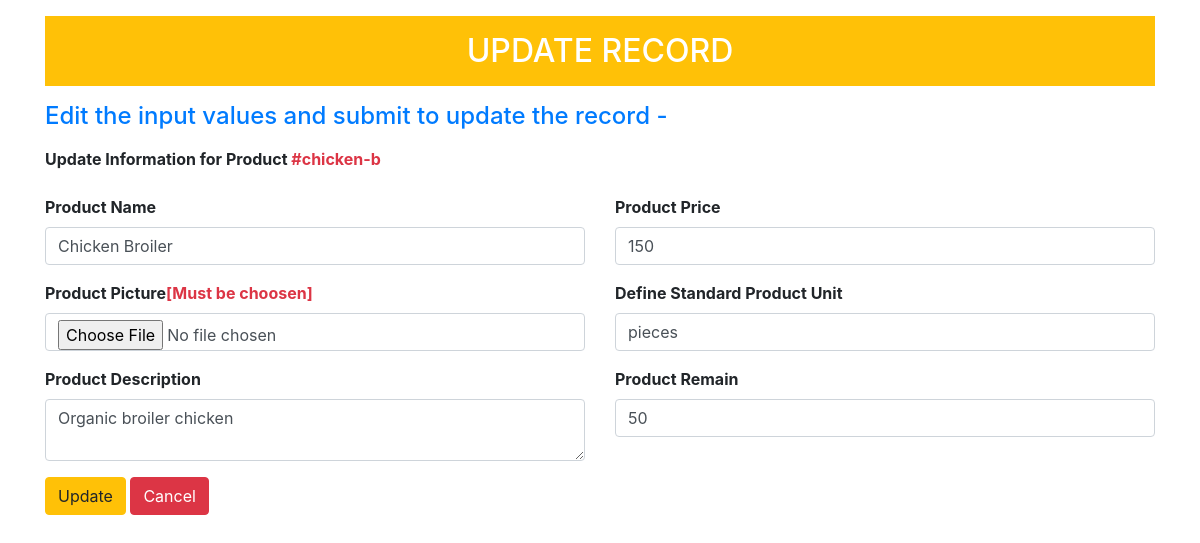
Screenshot of /admin/update.php?id=chicken-b with the database file from the repository.
### tables this page shows
CREATE TABLE `products` (
  `id` char(10) NOT NULL,
  `image` varchar(100) DEFAULT NULL,
  `name` varchar(30) DEFAULT NULL,
  `description` text DEFAULT NULL,
  `price` float DEFAULT NULL,
  `unit` char(10) DEFAULT NULL,
  `remain` float DEFAULT NULL
);

### admin/update.php (the view, shortened to what this page needs)
<?php
require_once "config.php";
$image = $name = $description = $price = $unit = $remain = "";
$image_err = $name_err = $description_err = $price_err = $unit_err = $remain_err = "";
$id =  trim($_GET["id"]);
$sql = "SELECT * FROM products WHERE id = '$id'";
$result = mysqli_query($link, $sql);
while($row = mysqli_fetch_array($result)) {
    $image = $row['image'];
    $name = $row['name'];
    $description = $row['description'];
    $price = $row['price'];
    $unit = $row['unit'];
    $remain = $row['remain'];
}
?>
<!DOCTYPE html>
<html lang="en">
<head>
    <link rel="stylesheet" href="https://cdn.jsdelivr.net/npm/bootstrap@4.6.0/dist/css/bootstrap.min.css"
>
</head>
<body>
    <div class="">
        <div class="container">
            <div class="row">
                <div class="col-md-12">
                    <div class="page-header">
                        <h2 class="bg-warning p-3 my-3 text-center text-white text-uppercase">Update Record</h2>
                    </div>
                    <h4 class="text-primary my-3">Edit the input values and submit to update the record - </h4>
                    <form action="update.php" enctype="multipart/form-data" method="POST">
                        <div class="form-group">
                            <label class="font-weight-bold">Update Information for Product <span
                                    class="text-danger">#<?php echo $_GET['id']; ?></span></label>
                        </div>
                        <div class="row">
                            <div class="col-md-6">
                                <div class="form-group <?php echo (!empty($name_err)) ? 'has-error' : ''; ?>">
                                    <label class="font-weight-bold">Product Name</label>
                                    <input type="text" name="name" class="form-control" value="<?php echo $name; ?>"
                                        required>
                                </div>
                                <div class="form-group <?php echo (!empty($image_err)) ? 'has-error' : ''; ?>">
                                    <label class="font-weight-bold">Product Picture<span class="text-danger">[Must be
                                            choosen]</span></label>
                                    <input type="file" name="f" class="form-control" value="<?php echo $image; ?>"
                                        required>
                                </div>
                                <div class="form-group <?php echo (!empty($description_err)) ? 'has-error' : ''; ?>">
                                    <label class="font-weight-bold">Product Description</label>
                                    <textarea name="description" class="form-control"
                                        required><?php echo $description; ?></textarea>
                                </div>
                            </div>
                            <div class="col-md-6">
                                <div class="form-group <?php echo (!empty($price_err)) ? 'has-error' : ''; ?>">
                                    <label class="font-weight-bold">Product Price</label>
                                    <input type="text" name="price" class="form-control" value="<?php echo $price; ?>"
                                        required>
                                </div>
                                <div class="form-group <?php echo (!empty($unit_err)) ? 'has-error' : ''; ?>">
                                    <label class="font-weight-bold">Define Standard Product Unit</label>
                                    <input type="text" name="unit" class="form-control" value="<?php echo $unit; ?>"
                                        required>
                                </div>
                                <div class="form-group <?php echo (!empty($remain_err)) ? 'has-error' : ''; ?>"
                                    required>
                                    <label class="font-weight-bold">Product Remain</label>
                                    <input type="text" name="remain" class="form-control"
                                        value="<?php echo $remain; ?>">
                                </div>
                            </div>
                        </div>
                        <input type="submit" class="btn btn-warning" value="Update" name="update">
                        <a href="products.php" class="btn btn-danger">Cancel</a>
                    </form>
                </div>
            </div>
        </div>
    </div>
</body>
</html>

### rows the page displays
products: name "Chicken Broiler", description "Organic broiler chicken", price "150", unit "pieces", remain "50"

### other values shown
$_GET['id'] "chicken-b"
